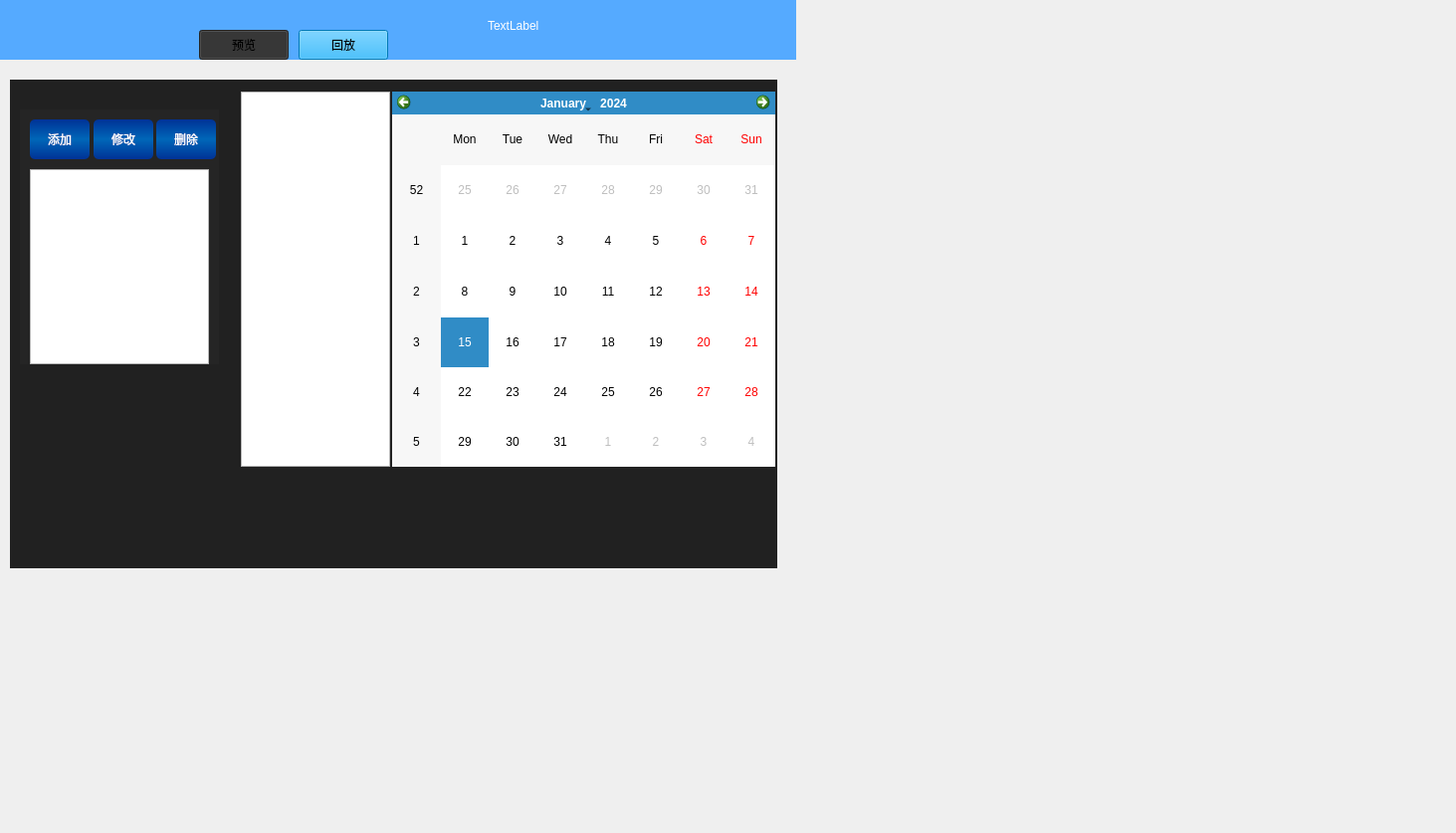
<?xml version="1.0" encoding="UTF-8"?>
<ui version="4.0">
 <class>VideoView</class>
 <widget class="QWidget" name="VideoView">
  <property name="geometry">
   <rect>
    <x>0</x>
    <y>0</y>
    <width>1463</width>
    <height>837</height>
   </rect>
  </property>
  <property name="maximumSize">
   <size>
    <width>16777215</width>
    <height>16777215</height>
   </size>
  </property>
  <property name="windowTitle">
   <string>VideoView</string>
  </property>
  <property name="styleSheet">
   <string notr="true">


/*顶部样式*/
#head {
background-color: rgb(85, 170, 255);
}
#logo
{
	image: url(:/new/prefix1/image/app.ico);
}
#btnMin{
	border-image: url(:/new/prefix1/image/min.png);
}
#btnMax{
	border-image: url(:/new/prefix1/image/max.png);
}
#btnNormal{
	
	border-image: url(:/new/prefix1/image/normal.png);
}
#btnClose{
	border-image: url(:/new/prefix1/image/close.png);
}
#body_widget{
	background-color: rgb(33, 33, 33);
}
#left_widget{
	background-color: #252525;
}
#cames_widget VideoWidget {
	background-color: #1e1e1e;
}

#left_widget  QPushButton:hover
 { 
background-color: qlineargradient(spread:pad, x1:0, y1:0, x2:0, y2:1, stop:0 rgba(0, 102, 184, 255), stop:0.495 rgba(39, 39, 39, 255), stop:0.505 rgba(39,39, 39, 255), stop:1 rgba(0, 102, 184, 255));
border: none;
border-radius:5px;
color: rgb(255, 255, 255);
font: 75 12pt &quot;黑体&quot;;
 }
#left_widget  QPushButton:!hover
 { 
	background-color: qlineargradient(spread:pad, x1:0, y1:0, x2:0, y2:1, stop:0 rgba(0, 50, 150, 255), stop:0.495 rgba(0, 102, 184, 255), stop:0.505 rgba(0, 102, 184, 255), stop:1 rgba(0, 50, 150, 255));
 border: none;
border-radius:5px;
color: rgb(255, 255, 255);
font: 75 12pt &quot;黑体&quot;;
 }
#label_state{
 color:rgb(255,255,255);
	font: 75 9pt &quot;黑体&quot;;
}
/*tab 菜单切换样式*/
#btnView
{
background-color: rgb(0, 170, 255);
}
#btnPlay
{
background-color: rgb(0, 170, 255);
}
#btnView:checked
{
	background-color: rgb(50, 50, 50);
}
#btnPlay:checked
{
	background-color: rgb(50, 50, 50);
}</string>
  </property>
  <widget class="QWidget" name="head" native="true">
   <property name="geometry">
    <rect>
     <x>0</x>
     <y>0</y>
     <width>800</width>
     <height>60</height>
    </rect>
   </property>
   <property name="minimumSize">
    <size>
     <width>0</width>
     <height>60</height>
    </size>
   </property>
   <property name="maximumSize">
    <size>
     <width>16777215</width>
     <height>60</height>
    </size>
   </property>
   <property name="styleSheet">
    <string notr="true"/>
   </property>
   <widget class="QWidget" name="logo" native="true">
    <property name="geometry">
     <rect>
      <x>0</x>
      <y>0</y>
      <width>60</width>
      <height>60</height>
     </rect>
    </property>
   </widget>
   <widget class="QWidget" name="minMax" native="true">
    <property name="geometry">
     <rect>
      <x>630</x>
      <y>10</y>
      <width>171</width>
      <height>41</height>
     </rect>
    </property>
    <widget class="QPushButton" name="btnClose">
     <property name="geometry">
      <rect>
       <x>130</x>
       <y>0</y>
       <width>30</width>
       <height>30</height>
      </rect>
     </property>
     <property name="text">
      <string/>
     </property>
     <property name="flat">
      <bool>true</bool>
     </property>
    </widget>
    <widget class="QPushButton" name="btnMax">
     <property name="geometry">
      <rect>
       <x>90</x>
       <y>0</y>
       <width>30</width>
       <height>30</height>
      </rect>
     </property>
     <property name="text">
      <string/>
     </property>
     <property name="flat">
      <bool>true</bool>
     </property>
    </widget>
    <widget class="QPushButton" name="btnMin">
     <property name="geometry">
      <rect>
       <x>50</x>
       <y>0</y>
       <width>30</width>
       <height>30</height>
      </rect>
     </property>
     <property name="text">
      <string/>
     </property>
     <property name="flat">
      <bool>true</bool>
     </property>
    </widget>
    <widget class="QPushButton" name="btnNormal">
     <property name="geometry">
      <rect>
       <x>90</x>
       <y>0</y>
       <width>30</width>
       <height>30</height>
      </rect>
     </property>
     <property name="text">
      <string/>
     </property>
     <property name="flat">
      <bool>true</bool>
     </property>
    </widget>
    <zorder>btnNormal</zorder>
    <zorder>btnClose</zorder>
    <zorder>btnMin</zorder>
    <zorder>btnMax</zorder>
   </widget>
   <widget class="QLabel" name="label_state">
    <property name="geometry">
     <rect>
      <x>490</x>
      <y>10</y>
      <width>131</width>
      <height>31</height>
     </rect>
    </property>
    <property name="text">
     <string>TextLabel</string>
    </property>
   </widget>
   <widget class="QPushButton" name="btnView">
    <property name="geometry">
     <rect>
      <x>200</x>
      <y>30</y>
      <width>90</width>
      <height>30</height>
     </rect>
    </property>
    <property name="minimumSize">
     <size>
      <width>90</width>
      <height>30</height>
     </size>
    </property>
    <property name="maximumSize">
     <size>
      <width>90</width>
      <height>30</height>
     </size>
    </property>
    <property name="text">
     <string>预览</string>
    </property>
    <property name="checkable">
     <bool>true</bool>
    </property>
    <property name="checked">
     <bool>true</bool>
    </property>
    <property name="autoExclusive">
     <bool>true</bool>
    </property>
   </widget>
   <widget class="QPushButton" name="btnPlay">
    <property name="geometry">
     <rect>
      <x>300</x>
      <y>30</y>
      <width>90</width>
      <height>30</height>
     </rect>
    </property>
    <property name="minimumSize">
     <size>
      <width>90</width>
      <height>30</height>
     </size>
    </property>
    <property name="maximumSize">
     <size>
      <width>90</width>
      <height>30</height>
     </size>
    </property>
    <property name="text">
     <string>回放</string>
    </property>
    <property name="checkable">
     <bool>true</bool>
    </property>
    <property name="autoExclusive">
     <bool>true</bool>
    </property>
   </widget>
  </widget>
  <widget class="QWidget" name="body_widget" native="true">
   <property name="geometry">
    <rect>
     <x>10</x>
     <y>80</y>
     <width>771</width>
     <height>491</height>
    </rect>
   </property>
   <widget class="QWidget" name="left_widget" native="true">
    <property name="geometry">
     <rect>
      <x>10</x>
      <y>30</y>
      <width>200</width>
      <height>256</height>
     </rect>
    </property>
    <property name="minimumSize">
     <size>
      <width>150</width>
      <height>0</height>
     </size>
    </property>
    <property name="maximumSize">
     <size>
      <width>200</width>
      <height>16777215</height>
     </size>
    </property>
    <layout class="QGridLayout" name="gridLayout">
     <property name="leftMargin">
      <number>10</number>
     </property>
     <property name="topMargin">
      <number>10</number>
     </property>
     <property name="rightMargin">
      <number>10</number>
     </property>
     <property name="bottomMargin">
      <number>0</number>
     </property>
     <property name="spacing">
      <number>10</number>
     </property>
     <item row="0" column="0">
      <widget class="QPushButton" name="btnAdd">
       <property name="minimumSize">
        <size>
         <width>60</width>
         <height>40</height>
        </size>
       </property>
       <property name="maximumSize">
        <size>
         <width>60</width>
         <height>40</height>
        </size>
       </property>
       <property name="text">
        <string>添加</string>
       </property>
      </widget>
     </item>
     <item row="0" column="1">
      <widget class="QPushButton" name="btnEdit">
       <property name="minimumSize">
        <size>
         <width>60</width>
         <height>40</height>
        </size>
       </property>
       <property name="maximumSize">
        <size>
         <width>60</width>
         <height>40</height>
        </size>
       </property>
       <property name="text">
        <string>修改</string>
       </property>
      </widget>
     </item>
     <item row="0" column="2">
      <widget class="QPushButton" name="btnDelete">
       <property name="minimumSize">
        <size>
         <width>60</width>
         <height>40</height>
        </size>
       </property>
       <property name="maximumSize">
        <size>
         <width>60</width>
         <height>40</height>
        </size>
       </property>
       <property name="text">
        <string>删除</string>
       </property>
      </widget>
     </item>
     <item row="1" column="0" colspan="3">
      <widget class="QListWidget" name="videoList">
       <property name="dragEnabled">
        <bool>true</bool>
       </property>
       <property name="iconSize">
        <size>
         <width>30</width>
         <height>30</height>
        </size>
       </property>
      </widget>
     </item>
    </layout>
   </widget>
   <widget class="QWidget" name="cames_widget" native="true">
    <property name="geometry">
     <rect>
      <x>410</x>
      <y>20</y>
      <width>351</width>
      <height>481</height>
     </rect>
    </property>
   </widget>
   <widget class="QWidget" name="playback_widget" native="true">
    <property name="geometry">
     <rect>
      <x>230</x>
      <y>10</y>
      <width>541</width>
      <height>381</height>
     </rect>
    </property>
    <layout class="QGridLayout" name="gridLayout_2">
     <property name="leftMargin">
      <number>2</number>
     </property>
     <property name="topMargin">
      <number>2</number>
     </property>
     <property name="rightMargin">
      <number>2</number>
     </property>
     <property name="bottomMargin">
      <number>2</number>
     </property>
     <property name="spacing">
      <number>2</number>
     </property>
     <item row="0" column="0">
      <widget class="QListView" name="listView_time">
       <property name="minimumSize">
        <size>
         <width>150</width>
         <height>0</height>
        </size>
       </property>
       <property name="maximumSize">
        <size>
         <width>150</width>
         <height>16777215</height>
        </size>
       </property>
      </widget>
     </item>
     <item row="0" column="1">
      <widget class="QCalendarWidget" name="calendarWidget"/>
     </item>
    </layout>
   </widget>
  </widget>
 </widget>
 <resources/>
 <connections>
  <connection>
   <sender>btnMin</sender>
   <signal>clicked()</signal>
   <receiver>VideoView</receiver>
   <slot>showMinimized()</slot>
   <hints>
    <hint type="sourcelabel">
     <x>690</x>
     <y>18</y>
    </hint>
    <hint type="destinationlabel">
     <x>678</x>
     <y>123</y>
    </hint>
   </hints>
  </connection>
  <connection>
   <sender>btnClose</sender>
   <signal>clicked()</signal>
   <receiver>VideoView</receiver>
   <slot>close()</slot>
   <hints>
    <hint type="sourcelabel">
     <x>775</x>
     <y>19</y>
    </hint>
    <hint type="destinationlabel">
     <x>781</x>
     <y>150</y>
    </hint>
   </hints>
  </connection>
 </connections>
</ui>
